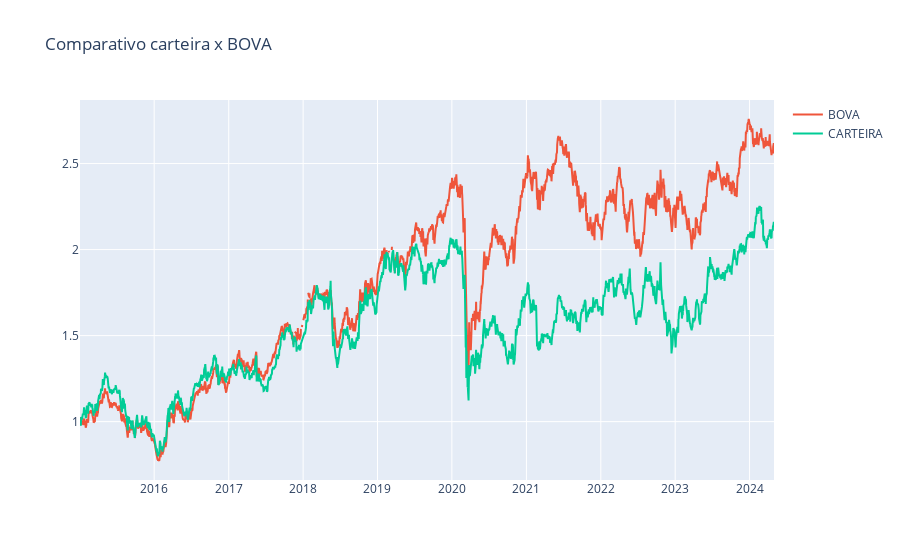

Source (notebook cell):
### Code cell
figura = px.line(title = 'Comparativo carteira x BOVA')
for i in dataset_normalizado.columns[1:]:
    figura.add_scatter(x = dataset_normalizado['Date'], y = dataset_normalizado[i], name = i)
figura.show()

##################################################
# ATÉ DIA 30/04/2024, A CARTEIRA ESTÁ PERDENDO PARA A BOVA

### Figure 1 — Plotly figure (JSON) as saved in the notebook; plotly's stock layout.template omitted (floating-point values rounded to 4 significant figures; data arrays with more than 128 entries replaced by an {"elided": "..."} marker saying what was removed)
{"data": [{"hovertemplate": "<extra></extra>", "legendgroup": "", "line": {"color": "#636efa", "dash": "solid"}, "marker": {"symbol": "circle"}, "mode": "lines", "name": "", "orientation": "v", "showlegend": false, "type": "scatter", "xaxis": "x", "yaxis": "y"}, {"name": "BOVA", "type": "scatter", "x": {"elided": "2319 str values"}, "y": {"elided": "2319 float values"}}, {"name": "CARTEIRA", "type": "scatter", "x": {"elided": "2319 str values"}, "y": {"elided": "2319 float values"}}], "layout": {"legend": {"tracegroupgap": 0}, "title": {"text": "Comparativo carteira x BOVA"}, "xaxis": {"anchor": "y", "domain": [0, 1]}, "yaxis": {"anchor": "x", "domain": [0, 1]}}}
